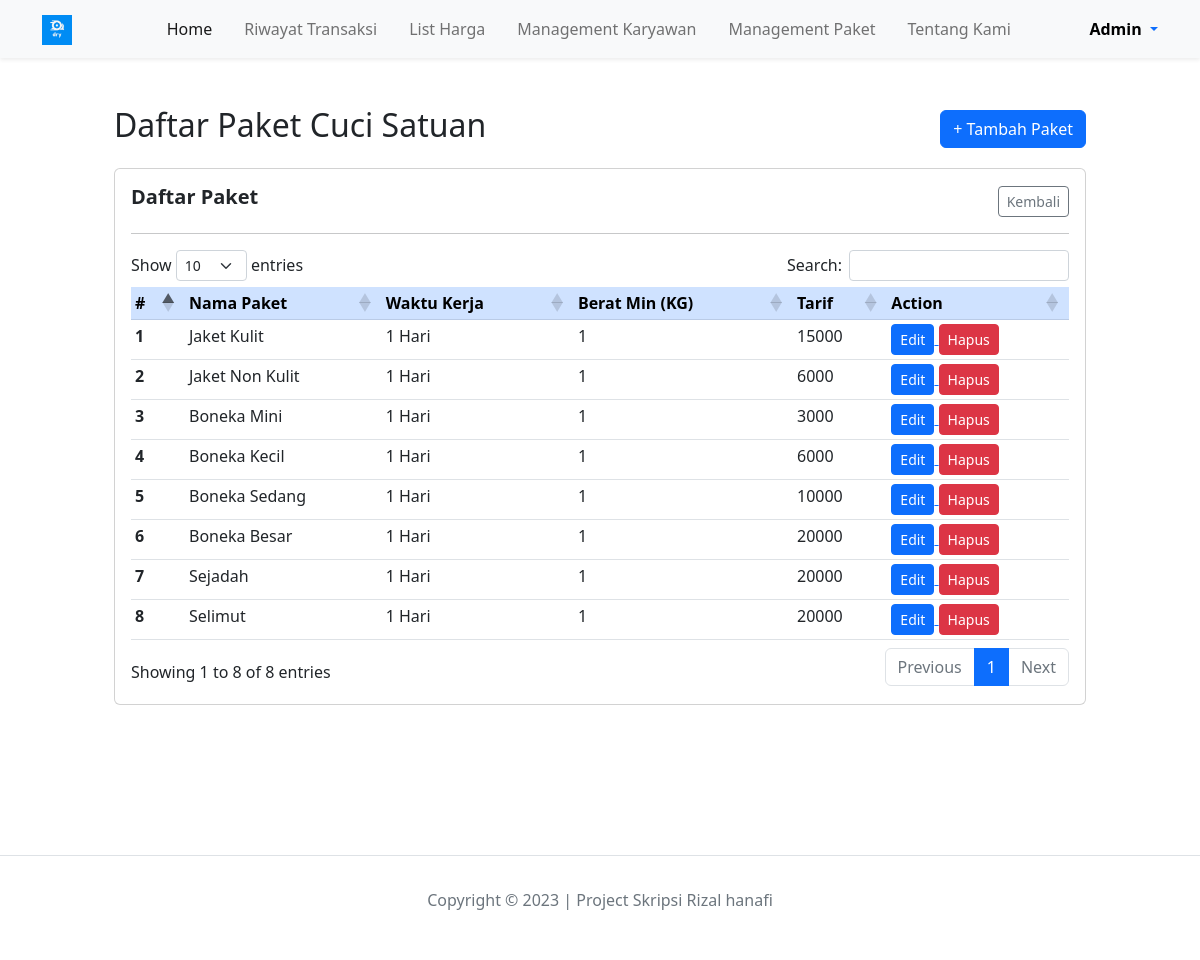
The page /paket/paket_cs/index.php (signed in) on the database its author committed.
### tables this page shows
CREATE TABLE `tb_cuci_satuan` (
  `id_cs` int NOT NULL,
  `nama_cs` varchar(100) NOT NULL,
  `waktu_kerja_cs` varchar(20) NOT NULL,
  `kuantitas_cs` int NOT NULL,
  `tarif_cs` int NOT NULL
);

### _functions.php (called while the page is built, shortened)
<?php
$db = mysqli_connect('localhost', 'root', '', 'dry_laundry');
function query($query)
{
    global $db;
    $result = mysqli_query($db, $query);
    $rows   = [];
    while ($row = mysqli_fetch_assoc($result)) {
        $rows[] = $row;
    }
    return $rows;
}
function url($url = null)
{
    $url_utama = "http://localhost/dry_laundry";
    if ($url != null) {
        return $url_utama . '/' . $url;
    } else {
        return $url_utama;
    }
}

### paket/paket_cs/index.php (the view, shortened to what this page needs)
<?php
    require_once '../../_header.php';
    $data_cs = query('SELECT * FROM tb_cuci_satuan');
?>
<section id="daftar-paket-ck" class="daftar-paket-ck">
    <div class="row justify-content-center">
        <div class="col col-md-10">
            <div class="container">
                <div class="row d-flex justify-content-between align-items-center mb-3">
                    <div class="col">
                        <h2>Daftar Paket Cuci Satuan</h2>
                    </div>
                    <div class="col text-end">
                        <a href="<?=url('paket/paket_cs/tambah.php');?>" class="btn btn-primary">+ Tambah Paket</a>
                    </div>
                </div>
                <div class="row">
                    <div class="col">
                        <div class="card">
                            <div class="card-body">
                                <div class="card-title">
                                    <div class="row d-flex justify-content-between align-items-center">
                                        <div class="col">
                                            <h5 class="card-title fw-bold">Daftar Paket</h5>
                                        </div>
                                        <div class="col text-end">
                                            <a href="<?=url('paket/index.php');?>"
                                                class="btn btn-sm btn-outline-secondary">Kembali</a>
                                        </div>
                                    </div>
                                </div>
                                <hr>
                                <div class="table-responsive text-nowrap">
                                    <table id="daftar-pkt-cs" class="table table-sm table-hover">
                                        <thead>
                                            <tr class="table-primary">
                                                <th scope="col">#</th>
                                                <th scope="col">Nama Paket</th>
                                                <th scope="col">Waktu Kerja</th>
                                                <th scope="col">Berat Min (KG)</th>
                                                <th scope="col">Tarif</th>
                                                <th scope="col">Action</th>
                                            </tr>
                                        </thead>
                                        <tbody>
                                            <?php $no = 1;?>
                                            <?php foreach ($data_cs as $cs): ?>
                                            <tr>
                                                <th scope="row"><?=$no++;?></th>
                                                <td><?=$cs['nama_cs'];?></td>
                                                <td><?=$cs['waktu_kerja_cs'];?></td>
                                                <td><?=$cs['kuantitas_cs'];?></td>
                                                <td><?=$cs['tarif_cs'];?></td>
                                                <td>
                                                    <a
                                                        href="<?=url('paket/paket_cs/edit.php');?>?id_cs=<?=$cs['id_cs']?>">
                                                        <button type="button"
                                                            class="btn btn-primary btn-sm">Edit</button>
                                                    </a>
                                                    <a href="<?=url('paket/paket_cs/hapus.php');?>?id_cs=<?=$cs['id_cs']?>"
                                                        onclick="return confirm('Yakin akan menghapus?');">
                                                        <button type="button"
                                                            class="btn btn-danger btn-sm">Hapus</button>
                                                    </a>
                                                </td>
                                            </tr>
                                            <?php endforeach;?>
                                        </tbody>
                                    </table>
                                </div>
                            </div>
                        </div>
                    </div>
                </div>
            </div>
        </div>
    </div>
</section>
<?php require_once '../../_footer.php';?>

### rows shown on the page
tb_cuci_satuan: nama_cs "Jaket Kulit", waktu_kerja_cs "1 Hari", kuantitas_cs "1", tarif_cs "15000"
tb_cuci_satuan: nama_cs "Jaket Non Kulit", waktu_kerja_cs "1 Hari", kuantitas_cs "1", tarif_cs "6000"
tb_cuci_satuan: nama_cs "Boneka Mini", waktu_kerja_cs "1 Hari", kuantitas_cs "1", tarif_cs "3000"
tb_cuci_satuan: nama_cs "Boneka Kecil", waktu_kerja_cs "1 Hari", kuantitas_cs "1", tarif_cs "6000"
tb_cuci_satuan: nama_cs "Boneka Sedang", waktu_kerja_cs "1 Hari", kuantitas_cs "1", tarif_cs "10000"
tb_cuci_satuan: nama_cs "Boneka Besar", waktu_kerja_cs "1 Hari", kuantitas_cs "1", tarif_cs "20000"
tb_cuci_satuan: nama_cs "Sejadah", waktu_kerja_cs "1 Hari", kuantitas_cs "1", tarif_cs "20000"
tb_cuci_satuan: nama_cs "Selimut", waktu_kerja_cs "1 Hari", kuantitas_cs "1", tarif_cs "20000"

### other values the page prints
$_SESSION['nama'] "Admin"
